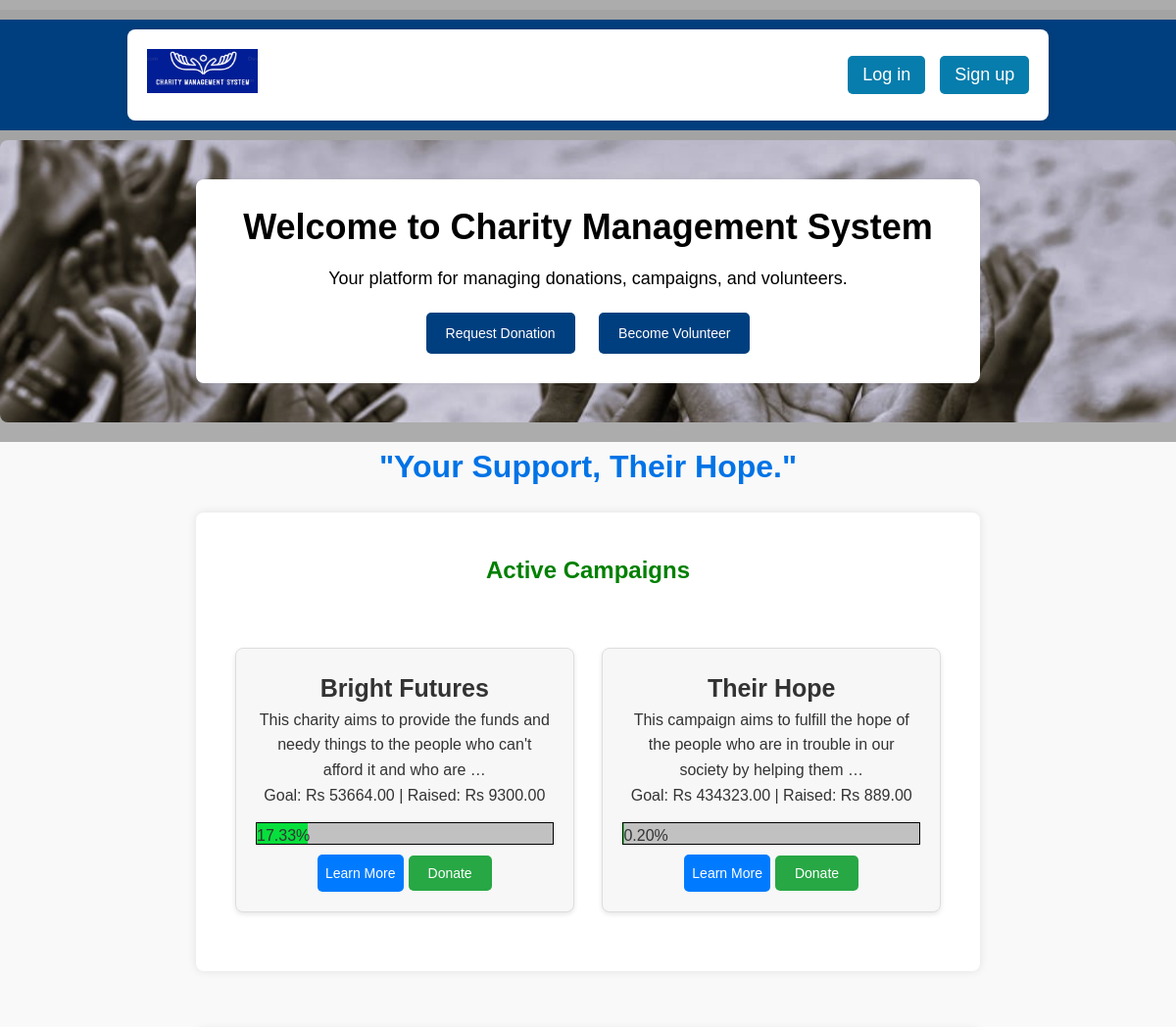
Before: / (upper part) with the older database file.
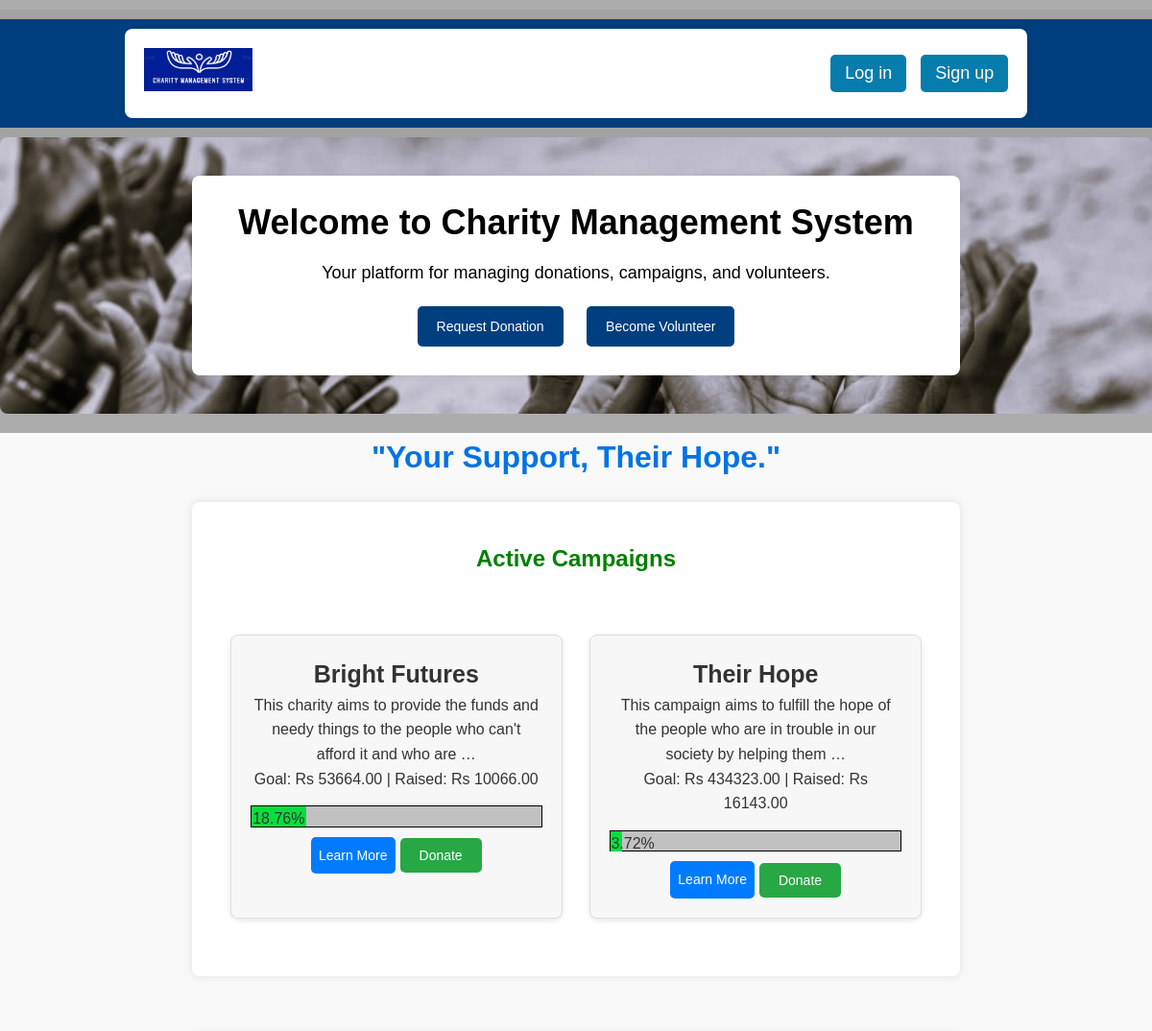
After: the same page with the newer database file.
### donor_management/models.py (models this page shows, shortened)
class Campaign(models.Model):
    STATUS_CHOICES = [
        ('active', 'Active'),
        ('completed', 'Completed'),
        ('inactive', 'Inactive'),
    ]
    title = models.CharField(max_length=200)
    description = models.TextField()
    goal_amount = models.DecimalField(max_digits=10, decimal_places=2)
    amount_raised = models.DecimalField(max_digits=10, decimal_places=2, default=0.00)
    start_date = models.DateTimeField()
    end_date = models.DateTimeField()
    status = models.CharField(max_length=10, choices=STATUS_CHOICES, default='active')
    created_by = models.ForeignKey(User, on_delete=models.CASCADE)
    created_at = models.DateTimeField(auto_now_add=True)
    @property
    def progress_percentage(self):
        if self.goal_amount > 0:
            return (self.amount_raised / self.goal_amount) * 100
        return 0

### Charity_Project/views.py (the view)
# urls.py: path('', homepage, name='homepage'),
def homepage(request):
    campaigns = Campaign.objects.filter(status='active')
    context = {
        'campaigns': campaigns
    }
    return render(request, 'homepage.html', context)

### Charity_Project/templates/homepage.html (shortened to what this page needs)
<!DOCTYPE html>
<html lang="en">
<head>
    {% load static %}
    <link rel="stylesheet" href="{% static 'css/styles.css' %}">
</head>
<body>
    <header>
        {% include 'navbar.html' %}
        <div class="hero-container">
            <div class="container">
                <h1>Welcome to Charity Management System</h1>
                <p>Your platform for managing donations, campaigns, and volunteers.</p>
                <a href="{% url 'request_for_donation' %}" class="btn">Request Donation</a>
                <a href="{% url 'volunteer_signup' %}" class="btn">Become Volunteer</a>
            </div>
        </div>
    </header>
    <main>
        <h1 class="slogan">"Your Support, Their Hope."</h1>
        <section class="campaigns">
            <div class="container">
                <h2 style="color: green; text-align: center; padding: 20px;">Active Campaigns</h2>
                <div class="campaigns-row">
                    {% for campaign in campaigns %}
                    <div class="campaign-card">
                        <h4 class="mt-1" style="font-size: 25px;">{{ campaign.title }}</h4>
                        <p>{{ campaign.description|truncatewords:20 }}</p>
                        <p>Goal: Rs {{ campaign.goal_amount }} | Raised: Rs {{ campaign.amount_raised }}</p>
                        <div class="progress">
                            <div class="progress-bar" role="progressbar" style="width: {{ campaign.progress_percentage }}%;" aria-valuenow="{{ campaign.progress_percentage }}" aria-valuemin="0" aria-valuemax="100">{{ campaign.progress_percentage|floatformat:2 }}%
                            </div>
                        </div>
                        <div class="mt-3" style="display: inline-flex; align-items: center;">
                            <a href="{% url 'campaign_learn_more' campaign.id %}" class="btn btn-primary" style="text-decoration: none; padding: 8px;">Learn More</a>
                            <form action="{% url 'initiate_payment' campaign.id %}" method="post" style="margin-left: 5px;">
                                <button type="submit" class="btn btn-success">Donate</button>
                            </form>
                        </div>
                    </div>
                    {% endfor %}
                </div>
            </div>
        </section>
        <section class="about">
        </section>
    </main>
</body>
</html>

Changed rows visible on the page:
changed Campaign "Bright Futures": amount_raised "9300.00" → "10066.00"; progress_percentage "17.33" → "18.76"
changed Campaign "Their Hope": amount_raised "889.00" → "16143.00"; progress_percentage "0.20" → "3.72"
